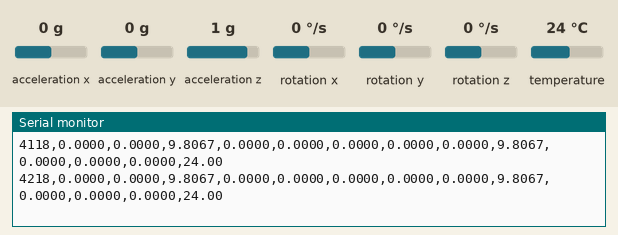
This sketch was run on a simulated ESP32. On the bench: the last lines printed to the serial monitor. The test bench sets the inputs (shaded band); at power-on: acceleration x 0 g, acceleration y 0 g, acceleration z 1 g, rotation x 0 °/s, rotation y 0 °/s, rotation z 0 °/s, temperature 24 °C.

Above: at 4.3 s.
4.4 s: acceleration x set to -1.4 g
At 4.43 s:
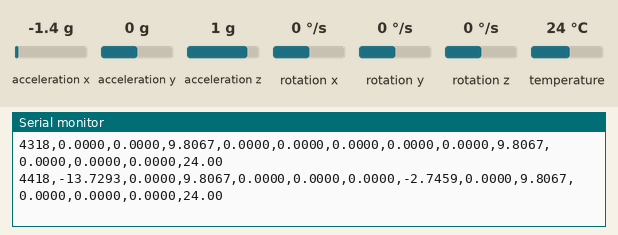
5.9 s: acceleration y set to -1.4 g
At 5.93 s:
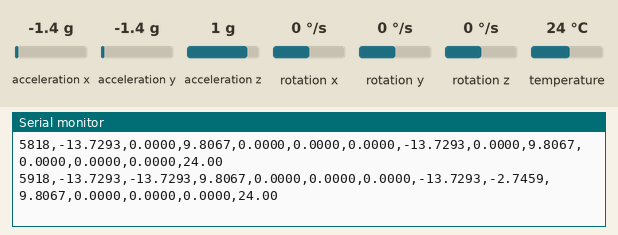
7.4 s: acceleration z set to -1.4 g
At 10.02 s:
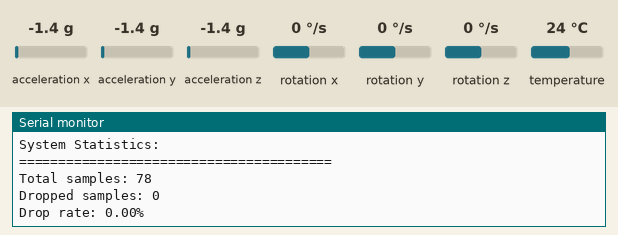
10.4 s: rotation x set to -192 °/s
At 10.43 s:
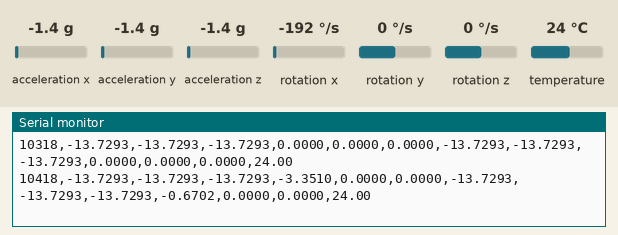
11.9 s: rotation y set to -192 °/s
At 12.03 s:
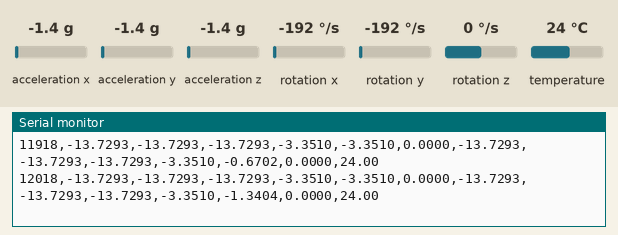
Timing chart, 0 to 14.4 s (numbered marks = the images above; inputs shaded):
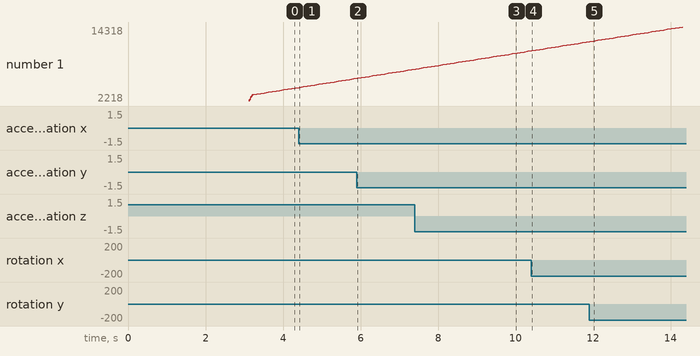

The sketch:

FREERTOS_MovingAvg.ino
```cpp
// ============================================================================
// Smart Motor Health Diagnostics - Level 1 with FreeRTOS
// ============================================================================
// Dual-Core Implementation:
//   Core 0: Data Acquisition (High Priority)
//   Core 1: Data Processing + Serial Output (Lower Priority)
//
// Team: Sofia Makowska, Jeje Dennis, Aniket Fasate, Madison O'Neil
// Date: November 2025
// ============================================================================

#include <Adafruit_MPU6050.h>
#include <Adafruit_Sensor.h>
#include <Wire.h>

// ============================================================================
// CONFIGURATION PARAMETERS
// ============================================================================

// Sampling configuration
const int SAMPLE_RATE_MS = 100;        // 100 Hz sampling rate (adjust as needed)
const int MOVING_AVG_WINDOW = 5;      // Moving average window size (3-10 recommended)

// Task priorities (higher number = higher priority)
const int PRIORITY_ACQUISITION = 3;   // Highest - data acquisition must not be delayed
const int PRIORITY_PROCESSING = 2;    // Medium - process data as it arrives
const int PRIORITY_OUTPUT = 1;        // Lowest - output can wait if needed

// Task stack sizes (in words, not bytes)
const int STACK_SIZE_ACQUISITION = 4096;
const int STACK_SIZE_PROCESSING = 4096;
const int STACK_SIZE_OUTPUT = 2048;

// Queue sizes (number of items each queue can hold)
const int QUEUE_SIZE_RAW = 10;        // Buffer for raw sensor data
const int QUEUE_SIZE_PROCESSED = 10;  // Buffer for processed data

// ============================================================================
// DATA STRUCTURES
// ============================================================================

// Structure to hold raw sensor readings
struct SensorData {
  unsigned long timestamp;    // Time in milliseconds
  float accel_x;             // Acceleration X (m/s²)
  float accel_y;             // Acceleration Y (m/s²)
  float accel_z;             // Acceleration Z (m/s²)
  float gyro_x;              // Angular velocity X (rad/s)
  float gyro_y;              // Angular velocity Y (rad/s)
  float gyro_z;              // Angular velocity Z (rad/s)
  float temperature;         // Temperature (°C)
};

// Structure to hold processed data (raw + smoothed)
struct ProcessedData {
  unsigned long timestamp;
  // Raw values (preserved for fault detection)
  float accel_x_raw;
  float accel_y_raw;
  float accel_z_raw;
  float gyro_x_raw;
  float gyro_y_raw;
  float gyro_z_raw;
  // Smoothed values (for trend analysis)
  float accel_x_smooth;
  float accel_y_smooth;
  float accel_z_smooth;
  float gyro_x_smooth;
  float gyro_y_smooth;
  float gyro_z_smooth;
  float temperature;
};

// ============================================================================
// GLOBAL VARIABLES
// ============================================================================

// Hardware
Adafruit_MPU6050 mpu;

// FreeRTOS Queues for inter-task communication
QueueHandle_t rawDataQueue;           // Acquisition → Processing
QueueHandle_t processedDataQueue;     // Processing → Output

// FreeRTOS Task Handles
TaskHandle_t acquisitionTaskHandle = NULL;
TaskHandle_t processingTaskHandle = NULL;
TaskHandle_t outputTaskHandle = NULL;

// Mutex for I2C bus protection (MPU6050 communication)
SemaphoreHandle_t i2cMutex;

// Moving average circular buffers
float accelX_buffer[MOVING_AVG_WINDOW] = {0};
float accelY_buffer[MOVING_AVG_WINDOW] = {0};
float accelZ_buffer[MOVING_AVG_WINDOW] = {0};
float gyroX_buffer[MOVING_AVG_WINDOW] = {0};
float gyroY_buffer[MOVING_AVG_WINDOW] = {0};
float gyroZ_buffer[MOVING_AVG_WINDOW] = {0};
int bufferIndex = 0;

// Statistics counters
unsigned long totalSamples = 0;
unsigned long droppedSamples = 0;

// ============================================================================
// MOVING AVERAGE ALGORITHM
// ============================================================================

/**
 * Computes moving average by maintaining a circular buffer
 * @param newValue: Latest sensor reading
 * @param buffer: Circular buffer array
 * @param windowSize: Number of samples to average
 * @return: Smoothed value
 */
float movingAverage(float newValue, float* buffer, int windowSize) {
  // Store new value at current position
  buffer[bufferIndex] = newValue;

  // Calculate sum of all values in window
  float sum = 0;
  for (int i = 0; i < windowSize; i++) {
    sum += buffer[i];
  }

  // Return average
  return sum / windowSize;
}

// ============================================================================
// TASK 1: DATA ACQUISITION (Runs on Core 0)
// ============================================================================
/**
 * High-priority task running on Core 0
 * Reads MPU6050 sensor at precise intervals
 * Sends raw data to processing task via queue
 */
void acquisitionTask(void *parameter) {
  TickType_t xLastWakeTime;
  const TickType_t xFrequency = pdMS_TO_TICKS(SAMPLE_RATE_MS);

  // Initialize timing for periodic execution
  xLastWakeTime = xTaskGetTickCount();

  Serial.println("[ACQ] Data Acquisition Task started on Core 0");
  Serial.print("[ACQ] Target sampling rate: ");
  Serial.print(1000 / SAMPLE_RATE_MS);
  Serial.println(" Hz");

  while (1) {
    // Wait for next cycle (ensures precise timing)
    vTaskDelayUntil(&xLastWakeTime, xFrequency);

    SensorData data;

    // Take mutex before accessing I2C bus
    if (xSemaphoreTake(i2cMutex, portMAX_DELAY) == pdTRUE) {

      // Capture timestamp
      data.timestamp = millis();

      // Read sensor data from MPU6050
      sensors_event_t a, g, temp;
      mpu.getEvent(&a, &g, &temp);

      // Store readings in structure
      data.accel_x = a.acceleration.x;
      data.accel_y = a.acceleration.y;
      data.accel_z = a.acceleration.z;
      data.gyro_x = g.gyro.x;
      data.gyro_y = g.gyro.y;
      data.gyro_z = g.gyro.z;
      data.temperature = temp.temperature;

      // Release mutex
      xSemaphoreGive(i2cMutex);

      // Send data to processing task
      if (xQueueSend(rawDataQueue, &data, 0) == pdTRUE) {
        totalSamples++;
      } else {
        // Queue full - data point lost
        droppedSamples++;
        if (droppedSamples % 10 == 0) {
          Serial.print("[ACQ] WARNING: ");
          Serial.print(droppedSamples);
          Serial.println(" samples dropped due to full queue!");
        }
      }
    } else {
      Serial.println("[ACQ] ERROR: Failed to acquire I2C mutex");
    }
  }
}

// ============================================================================
// TASK 2: DATA PROCESSING (Runs on Core 1)
// ============================================================================
/**
 * Medium-priority task running on Core 1
 * Applies moving average filter to smooth sensor data
 * Preserves both raw and smoothed data for analysis
 */
void processingTask(void *parameter) {
  Serial.println("[PROC] Data Processing Task started on Core 1");
  Serial.print("[PROC] Moving average window: ");
  Serial.print(MOVING_AVG_WINDOW);
  Serial.println(" samples");

  while (1) {
    SensorData rawData;

    // Wait for data from acquisition task (blocking)
    if (xQueueReceive(rawDataQueue, &rawData, portMAX_DELAY) == pdTRUE) {

      ProcessedData procData;

      // Copy timestamp
      procData.timestamp = rawData.timestamp;

      // Store raw values (important for fault detection!)
      procData.accel_x_raw = rawData.accel_x;
      procData.accel_y_raw = rawData.accel_y;
      procData.accel_z_raw = rawData.accel_z;
      procData.gyro_x_raw = rawData.gyro_x;
      procData.gyro_y_raw = rawData.gyro_y;
      procData.gyro_z_raw = rawData.gyro_z;
      procData.temperature = rawData.temperature;

      // Apply moving average filter to acceleration data
      procData.accel_x_smooth = movingAverage(rawData.accel_x, accelX_buffer, MOVING_AVG_WINDOW);
      procData.accel_y_smooth = movingAverage(rawData.accel_y, accelY_buffer, MOVING_AVG_WINDOW);
      procData.accel_z_smooth = movingAverage(rawData.accel_z, accelZ_buffer, MOVING_AVG_WINDOW);

      // Apply moving average filter to gyroscope data
      procData.gyro_x_smooth = movingAverage(rawData.gyro_x, gyroX_buffer, MOVING_AVG_WINDOW);
      procData.gyro_y_smooth = movingAverage(rawData.gyro_y, gyroY_buffer, MOVING_AVG_WINDOW);
      procData.gyro_z_smooth = movingAverage(rawData.gyro_z, gyroZ_buffer, MOVING_AVG_WINDOW);

      // Update buffer index (circular buffer)
      bufferIndex = (bufferIndex + 1) % MOVING_AVG_WINDOW;

      // Send processed data to output task
      if (xQueueSend(processedDataQueue, &procData, 0) != pdTRUE) {
        Serial.println("[PROC] WARNING: Output queue full!");
      }
    }
  }
}

// ============================================================================
// TASK 3: DATA OUTPUT (Runs on Core 1)
// ============================================================================
/**
 * Low-priority task running on Core 1
 * Handles serial communication (slow operation)
 * Outputs data in CSV format for Telemetry Viewer
 */
void outputTask(void *parameter) {
  Serial.println("[OUT] Data Output Task started on Core 1");
  Serial.println("[OUT] CSV format: Time,Raw(6),Smooth(6),Temp");
  Serial.println();

  // Wait for system to stabilize
  vTaskDelay(pdMS_TO_TICKS(1000));

  // Print CSV header for Telemetry Viewer
  Serial.println("Time,Ax_Raw,Ay_Raw,Az_Raw,Gx_Raw,Gy_Raw,Gz_Raw,Ax_Smooth,Ay_Smooth,Az_Smooth,Gx_Smooth,Gy_Smooth,Gz_Smooth,Temp");

  while (1) {
    ProcessedData data;

    // Wait for processed data (blocking)
    if (xQueueReceive(processedDataQueue, &data, portMAX_DELAY) == pdTRUE) {

      // Output timestamp
      Serial.print(data.timestamp);
      Serial.print(",");

      // ===== RAW ACCELERATION DATA (m/s²) =====
      Serial.print(data.accel_x_raw, 4);
      Serial.print(",");
      Serial.print(data.accel_y_raw, 4);
      Serial.print(",");
      Serial.print(data.accel_z_raw, 4);
      Serial.print(",");

      // ===== RAW GYROSCOPE DATA (rad/s) =====
      Serial.print(data.gyro_x_raw, 4);
      Serial.print(",");
      Serial.print(data.gyro_y_raw, 4);
      Serial.print(",");
      Serial.print(data.gyro_z_raw, 4);
      Serial.print(",");

      // ===== SMOOTHED ACCELERATION DATA (m/s²) =====
      Serial.print(data.accel_x_smooth, 4);
      Serial.print(",");
      Serial.print(data.accel_y_smooth, 4);
      Serial.print(",");
      Serial.print(data.accel_z_smooth, 4);
      Serial.print(",");

      // ===== SMOOTHED GYROSCOPE DATA (rad/s) =====
      Serial.print(data.gyro_x_smooth, 4);
      Serial.print(",");
      Serial.print(data.gyro_y_smooth, 4);
      Serial.print(",");
      Serial.print(data.gyro_z_smooth, 4);
      Serial.print(",");

      // ===== TEMPERATURE (°C) =====
      Serial.println(data.temperature, 2);
    }
  }
}

// ============================================================================
// SETUP FUNCTION
// ============================================================================

void setup() {
  // Initialize serial communication
  Serial.begin(115200);
  delay(2000);  // Wait for serial to stabilize

  // Print startup banner
  Serial.println();
  Serial.println("========================================");
  Serial.println("  Smart Motor Health Diagnostics");
  Serial.println("  Level 1: FreeRTOS Implementation");
  Serial.println("========================================");
  Serial.println();
  Serial.println("Team: Sofia Makowska, Jeje Dennis,");
  Serial.println("      Aniket Fasate, Madison O'Neil");
  Serial.println();
  Serial.println("========================================");
  Serial.println();

  // ========================================
  // Initialize I2C Mutex
  // ========================================
  Serial.println("Initializing FreeRTOS resources...");
  i2cMutex = xSemaphoreCreateMutex();
  if (i2cMutex == NULL) {
    Serial.println("ERROR: Failed to create I2C mutex!");
    Serial.println("System halted.");
    while (1) {
      delay(1000);
    }
  }
  Serial.println("✓ I2C Mutex created");

  // ========================================
  // Initialize MPU6050 Sensor
  // ========================================
  Serial.println();
  Serial.println("Initializing MPU6050 sensor...");

  if (!mpu.begin()) {
    Serial.println();
    Serial.println("========================================");
    Serial.println("ERROR: Failed to find MPU6050 chip");
    Serial.println("========================================");
    Serial.println();
    Serial.println("Please check wiring:");
    Serial.println("  VCC  -> 3.3V (NOT 5V!)");
    Serial.println("  GND  -> GND");
    Serial.println("  SDA  -> GPIO 21 (ESP32)");
    Serial.println("  SCL  -> GPIO 22 (ESP32)");
    Serial.println();
    Serial.println("System halted.");
    Serial.println("========================================");
    while (1) {
      delay(1000);
    }
  }
  Serial.println("✓ MPU6050 Found!");

  // ========================================
  // Configure Accelerometer
  // ========================================
  mpu.setAccelerometerRange(MPU6050_RANGE_8_G);
  Serial.print("✓ Accelerometer range: ");
  switch (mpu.getAccelerometerRange()) {
    case MPU6050_RANGE_2_G:
      Serial.println("±2G");
      break;
    case MPU6050_RANGE_4_G:
      Serial.println("±4G");
      break;
    case MPU6050_RANGE_8_G:
      Serial.println("±8G");
      break;
    case MPU6050_RANGE_16_G:
      Serial.println("±16G");
      break;
  }

  // ========================================
  // Configure Gyroscope
  // ========================================
  mpu.setGyroRange(MPU6050_RANGE_500_DEG);
  Serial.print("✓ Gyro range: ");
  switch (mpu.getGyroRange()) {
    case MPU6050_RANGE_250_DEG:
      Serial.println("±250 deg/s");
      break;
    case MPU6050_RANGE_500_DEG:
      Serial.println("±500 deg/s");
      break;
    case MPU6050_RANGE_1000_DEG:
      Serial.println("±1000 deg/s");
      break;
    case MPU6050_RANGE_2000_DEG:
      Serial.println("±2000 deg/s");
      break;
  }

  // ========================================
  // Configure Digital Low Pass Filter
  // ========================================
  mpu.setFilterBandwidth(MPU6050_BAND_260_HZ);
  Serial.print("✓ Filter bandwidth: ");
  switch (mpu.getFilterBandwidth()) {
    case MPU6050_BAND_260_HZ:
      Serial.println("260 Hz");
      break;
    case MPU6050_BAND_184_HZ:
      Serial.println("184 Hz");
      break;
    case MPU6050_BAND_94_HZ:
      Serial.println("94 Hz");
      break;
    case MPU6050_BAND_44_HZ:
      Serial.println("44 Hz");
      break;
    case MPU6050_BAND_21_HZ:
      Serial.println("21 Hz");
      break;
    case MPU6050_BAND_10_HZ:
      Serial.println("10 Hz");
      break;
    case MPU6050_BAND_5_HZ:
      Serial.println("5 Hz");
      break;
  }

  // ========================================
  // Create FreeRTOS Queues
  // ========================================
  Serial.println();
  Serial.println("Creating FreeRTOS queues...");

  rawDataQueue = xQueueCreate(QUEUE_SIZE_RAW, sizeof(SensorData));
  processedDataQueue = xQueueCreate(QUEUE_SIZE_PROCESSED, sizeof(ProcessedData));

  if (rawDataQueue == NULL || processedDataQueue == NULL) {
    Serial.println("ERROR: Failed to create queues!");
    Serial.println("System halted.");
    while (1) {
      delay(1000);
    }
  }
  Serial.print("✓ Raw data queue created (size: ");
  Serial.print(QUEUE_SIZE_RAW);
  Serial.println(")");
  Serial.print("✓ Processed data queue created (size: ");
  Serial.print(QUEUE_SIZE_PROCESSED);
  Serial.println(")");

  // ========================================
  // Display System Configuration
  // ========================================
  Serial.println();
  Serial.println("========================================");
  Serial.println("System Configuration:");
  Serial.println("========================================");
  Serial.print("Sampling Rate: ");
  Serial.print(1000 / SAMPLE_RATE_MS);
  Serial.println(" Hz");
  Serial.print("Sample Interval: ");
  Serial.print(SAMPLE_RATE_MS);
  Serial.println(" ms");
  Serial.print("Moving Avg Window: ");
  Serial.print(MOVING_AVG_WINDOW);
  Serial.println(" samples");
  Serial.println();
  Serial.println("Task Distribution:");
  Serial.println("  Core 0: Data Acquisition (Priority 3)");
  Serial.println("  Core 1: Data Processing (Priority 2)");
  Serial.println("  Core 1: Data Output (Priority 1)");
  Serial.println("========================================");
  Serial.println();

  // ========================================
  // Create FreeRTOS Tasks
  // ========================================
  Serial.println("Creating FreeRTOS tasks...");

  // Task 1: Data Acquisition (Core 0, Highest Priority)
  BaseType_t task1 = xTaskCreatePinnedToCore(
    acquisitionTask,              // Task function
    "Data_Acquisition",           // Task name (for debugging)
    STACK_SIZE_ACQUISITION,       // Stack size (words)
    NULL,                         // Task parameters
    PRIORITY_ACQUISITION,         // Priority (0-24, higher = more priority)
    &acquisitionTaskHandle,       // Task handle
    0                             // Core ID (0 or 1)
  );

  if (task1 == pdPASS) {
    Serial.println("✓ Task 1: Data Acquisition created on Core 0");
  } else {
    Serial.println("ERROR: Failed to create Data Acquisition task!");
  }

  // Task 2: Data Processing (Core 1, Medium Priority)
  BaseType_t task2 = xTaskCreatePinnedToCore(
    processingTask,               // Task function
    "Data_Processing",            // Task name
    STACK_SIZE_PROCESSING,        // Stack size
    NULL,                         // Task parameters
    PRIORITY_PROCESSING,          // Priority
    &processingTaskHandle,        // Task handle
    1                             // Core ID
  );

  if (task2 == pdPASS) {
    Serial.println("✓ Task 2: Data Processing created on Core 1");
  } else {
    Serial.println("ERROR: Failed to create Data Processing task!");
  }

  // Task 3: Data Output (Core 1, Low Priority)
  BaseType_t task3 = xTaskCreatePinnedToCore(
    outputTask,                   // Task function
    "Data_Output",                // Task name
    STACK_SIZE_OUTPUT,            // Stack size
    NULL,                         // Task parameters
    PRIORITY_OUTPUT,              // Priority
    &outputTaskHandle,            // Task handle
    1                             // Core ID
  );

  if (task3 == pdPASS) {
    Serial.println("✓ Task 3: Data Output created on Core 1");
  } else {
    Serial.println("ERROR: Failed to create Data Output task!");
  }

  // ========================================
  // System Ready
  // ========================================
  Serial.println();
  Serial.println("========================================");
  Serial.println("System Ready! Starting data acquisition...");
  Serial.println("========================================");
  Serial.println();

  delay(1000);
}

// ============================================================================
// MAIN LOOP FUNCTION
// ============================================================================
/**
 * The loop() function is not used when FreeRTOS tasks are running
 * FreeRTOS scheduler automatically handles all task execution
 * This function becomes the idle task (lowest priority)
 */
void loop() {
  // FreeRTOS tasks handle everything
  // This runs as idle task (only when no other task is ready)

  // Optional: Print statistics every 10 seconds
  static unsigned long lastStatsTime = 0;
  unsigned long currentTime = millis();

  if (currentTime - lastStatsTime >= 10000) {
    lastStatsTime = currentTime;

    Serial.println();
    Serial.println("========================================");
    Serial.println("System Statistics:");
    Serial.println("========================================");
    Serial.print("Total samples: ");
    Serial.println(totalSamples);
    Serial.print("Dropped samples: ");
    Serial.println(droppedSamples);
    if (totalSamples > 0) {
      Serial.print("Drop rate: ");
      Serial.print((float)droppedSamples / totalSamples * 100, 2);
      Serial.println("%");
    }
    Serial.print("Free heap: ");
    Serial.print(ESP.getFreeHeap());
    Serial.println(" bytes");

    // Print task stack watermarks (minimum free stack ever reached)
    Serial.println();
    Serial.println("Task Stack Usage (lower = more used):");
    if (acquisitionTaskHandle != NULL) {
      Serial.print("  Acquisition: ");
      Serial.print(uxTaskGetStackHighWaterMark(acquisitionTaskHandle));
      Serial.println(" words free");
    }
    if (processingTaskHandle != NULL) {
      Serial.print("  Processing: ");
      Serial.print(uxTaskGetStackHighWaterMark(processingTaskHandle));
      Serial.println(" words free");
    }
    if (outputTaskHandle != NULL) {
      Serial.print("  Output: ");
      Serial.print(uxTaskGetStackHighWaterMark(outputTaskHandle));
      Serial.println(" words free");
    }
    Serial.println("========================================");
    Serial.println();
  }

  // Yield to other tasks
  vTaskDelay(pdMS_TO_TICKS(100));
}
```

Measured:
- after the input at 4.4 s, the serial monitor: prints a new line at once (image 1)
- after the input at 5.9 s, the serial monitor: prints a new line at once (image 2)
- after the input at 7.4 s, the serial monitor: prints a new line at once (image 3)
- after the input at 10.4 s, the serial monitor: prints a new line at once (image 4)
- after the input at 11.9 s, the serial monitor: prints a new line at once (image 5)
